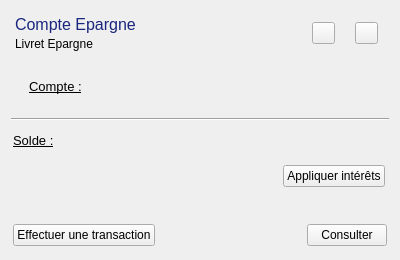
                             <widget class="QWidget" name="Carte_Livret_A" native="true">
                              <property name="minimumSize">
                               <size>
                                <width>400</width>
                                <height>260</height>
                               </size>
                              </property>
                              <property name="maximumSize">
                               <size>
                                <width>500</width>
                                <height>16777215</height>
                               </size>
                              </property>
                              <layout class="QVBoxLayout" name="verticalLayout_9">
                               <property name="spacing">
                                <number>4</number>
                               </property>
                               <property name="leftMargin">
                                <number>2</number>
                               </property>
                               <property name="topMargin">
                                <number>2</number>
                               </property>
                               <property name="rightMargin">
                                <number>2</number>
                               </property>
                               <property name="bottomMargin">
                                <number>2</number>
                               </property>
                               <item>
                                <widget class="QWidget" name="contenuCarteEpargne" native="true">
                                 <layout class="QVBoxLayout" name="verticalLayout_13">
                                  <item>
                                   <widget class="QWidget" name="widget_11" native="true">
                                    <property name="minimumSize">
                                     <size>
                                      <width>0</width>
                                      <height>0</height>
                                     </size>
                                    </property>
                                    <layout class="QHBoxLayout" name="horizontalLayout_7">
                                     <property name="spacing">
                                      <number>4</number>
                                     </property>
                                     <property name="leftMargin">
                                      <number>2</number>
                                     </property>
                                     <property name="topMargin">
                                      <number>2</number>
                                     </property>
                                     <property name="rightMargin">
                                      <number>2</number>
                                     </property>
                                     <property name="bottomMargin">
                                      <number>2</number>
                                     </property>
                                     <item alignment="Qt::AlignmentFlag::AlignLeft">
                                      <widget class="QWidget" name="widget_12" native="true">
                                       <layout class="QVBoxLayout" name="verticalLayout_10">
                                        <property name="spacing">
                                         <number>2</number>
                                        </property>
                                        <property name="leftMargin">
                                         <number>2</number>
                                        </property>
                                        <property name="topMargin">
                                         <number>2</number>
                                        </property>
                                        <property name="rightMargin">
                                         <number>2</number>
                                        </property>
                                        <property name="bottomMargin">
                                         <number>2</number>
                                        </property>
                                        <item>
                                         <widget class="QLabel" name="label_10">
                                          <property name="text">
                                           <string>&lt;html&gt;&lt;head/&gt;&lt;body&gt;&lt;p&gt;&lt;span style=&quot; font-size:12pt; color:#1a267e;&quot;&gt;Compte Epargne&lt;/span&gt;&lt;/p&gt;&lt;/body&gt;&lt;/html&gt;</string>
                                          </property>
                                         </widget>
                                        </item>
                                        <item>
                                         <widget class="QLabel" name="label_11">
                                          <property name="text">
                                           <string>Livret Epargne</string>
                                          </property>
                                         </widget>
                                        </item>
                                       </layout>
                                      </widget>
                                     </item>
                                     <item alignment="Qt::AlignmentFlag::AlignRight">
                                      <widget class="QWidget" name="widget_39" native="true">
                                       <layout class="QHBoxLayout" name="horizontalLayout_31">
                                        <property name="spacing">
                                         <number>20</number>
                                        </property>
                                        <item>
                                         <widget class="QToolButton" name="btn_supprimer_compte_epargne">
                                          <property name="cursor">
                                           <cursorShape>PointingHandCursor</cursorShape>
                                          </property>
                                          <property name="text">
                                           <string/>
                                          </property>
                                          <property name="icon">
                                           <iconset resource="icons.qrc">
                                            <normaloff>:/icon_rouge/trash-2.svg</normaloff>:/icon_rouge/trash-2.svg</iconset>
                                          </property>
                                          <property name="iconSize">
                                           <size>
                                            <width>15</width>
                                            <height>15</height>
                                           </size>
                                          </property>
                                         </widget>
                                        </item>
                                        <item>
                                         <widget class="QToolButton" name="masquer_solde_compte_epargne">
                                          <property name="cursor">
                                           <cursorShape>PointingHandCursor</cursorShape>
                                          </property>
                                          <property name="text">
                                           <string/>
                                          </property>
                                          <property name="icon">
                                           <iconset resource="icons.qrc">
                                            <normaloff>:/icon_gris/eye-off.svg</normaloff>:/icon_gris/eye-off.svg</iconset>
                                          </property>
                                          <property name="iconSize">
                                           <size>
                                            <width>15</width>
                                            <height>15</height>
                                           </size>
                                          </property>
                                         </widget>
                                        </item>
                                       </layout>
                                      </widget>
                                     </item>
                                    </layout>
                                   </widget>
                                  </item>
                                  <item>
                                   <widget class="QWidget" name="widget_15" native="true">
                                    <layout class="QHBoxLayout" name="horizontalLayout_9">
                                     <property name="spacing">
                                      <number>40</number>
                                     </property>
                                     <item alignment="Qt::AlignmentFlag::AlignLeft">
                                      <widget class="QWidget" name="widget_37" native="true">
                                       <layout class="QHBoxLayout" name="horizontalLayout_29">
                                        <item>
                                         <widget class="QLabel" name="label_15">
                                          <property name="text">
                                           <string>&lt;html&gt;&lt;head/&gt;&lt;body&gt;&lt;p&gt;&lt;span style=&quot; font-size:10pt; text-decoration: underline;&quot;&gt;Compte :&lt;/span&gt;&lt;/p&gt;&lt;/body&gt;&lt;/html&gt;</string>
                                          </property>
                                         </widget>
                                        </item>
                                        <item>
                                         <widget class="QLabel" name="label_numero_epargne">
                                          <property name="minimumSize">
                                           <size>
                                            <width>80</width>
                                            <height>0</height>
                                           </size>
                                          </property>
                                          <property name="text">
                                           <string/>
                                          </property>
                                         </widget>
                                        </item>
                                       </layout>
                                      </widget>
                                     </item>
                                     <item alignment="Qt::AlignmentFlag::AlignRight">
                                      <widget class="QLabel" name="label_date_creation_compte_epargne">
                                       <property name="minimumSize">
                                        <size>
                                         <width>78</width>
                                         <height>30</height>
                                        </size>
                                       </property>
                                       <property name="maximumSize">
                                        <size>
                                         <width>78</width>
                                         <height>16777215</height>
                                        </size>
                                       </property>
                                       <property name="text">
                                        <string/>
                                       </property>
                                      </widget>
                                     </item>
                                    </layout>
                                   </widget>
                                  </item>
                                  <item>
                                   <widget class="Line" name="line_2">
                                    <property name="orientation">
                                     <enum>Qt::Orientation::Horizontal</enum>
                                    </property>
                                   </widget>
                                  </item>
                                  <item>
                                   <widget class="QWidget" name="widget_16" native="true">
                                    <property name="minimumSize">
                                     <size>
                                      <width>0</width>
                                      <height>0</height>
                                     </size>
                                    </property>
                                    <layout class="QHBoxLayout" name="horizontalLayout_15">
                                     <property name="leftMargin">
                                      <number>2</number>
                                     </property>
                                     <property name="topMargin">
                                      <number>2</number>
                                     </property>
                                     <property name="rightMargin">
                                      <number>2</number>
                                     </property>
                                     <property name="bottomMargin">
                                      <number>2</number>
                                     </property>
                                     <item>
                                      <widget class="QLabel" name="label_16">
                                       <property name="text">
                                        <string>&lt;html&gt;&lt;head/&gt;&lt;body&gt;&lt;p&gt;&lt;span style=&quot; font-size:10pt; text-decoration: underline;&quot;&gt;Solde :&lt;/span&gt;&lt;/p&gt;&lt;/body&gt;&lt;/html&gt;</string>
                                       </property>
                                      </widget>
                                     </item>
                                     <item>
                                      <widget class="QLabel" name="label_solde_compte_epargne">
                                       <property name="minimumSize">
                                        <size>
                                         <width>100</width>
                                         <height>0</height>
                                        </size>
                                       </property>
                                       <property name="text">
                                        <string/>
                                       </property>
                                      </widget>
                                     </item>
                                    </layout>
                                   </widget>
                                  </item>
                                  <item>
                                   <widget class="QWidget" name="widget_13" native="true">
                                    <property name="minimumSize">
                                     <size>
                                      <width>0</width>
                                      <height>0</height>
                                     </size>
                                    </property>
                                    <layout class="QVBoxLayout" name="verticalLayout_11">
                                     <property name="spacing">
                                      <number>4</number>
                                     </property>
                                     <property name="leftMargin">
                                      <number>2</number>
                                     </property>
                                     <property name="topMargin">
                                      <number>2</number>
                                     </property>
                                     <property name="rightMargin">
                                      <number>2</number>
                                     </property>
                                     <property name="bottomMargin">
                                      <number>2</number>
                                     </property>
                                     <item>
                                      <widget class="QWidget" name="widget_35" native="true">
                                       <property name="minimumSize">
                                        <size>
                                         <width>0</width>
                                         <height>0</height>
                                        </size>
                                       </property>
                                       <layout class="QHBoxLayout" name="horizontalLayout_28">
                                        <property name="leftMargin">
                                         <number>2</number>
                                        </property>
                                        <property name="topMargin">
                                         <number>2</number>
                                        </property>
                                        <property name="rightMargin">
                                         <number>2</number>
                                        </property>
                                        <property name="bottomMargin">
                                         <number>2</number>
                                        </property>
                                        <item>
                                         <widget class="QLabel" name="label_24">
                                          <property name="minimumSize">
                                           <size>
                                            <width>15</width>
                                            <height>15</height>
                                           </size>
                                          </property>
                                          <property name="maximumSize">
                                           <size>
                                            <width>15</width>
                                            <height>15</height>
                                           </size>
                                          </property>
                                          <property name="frameShape">
                                           <enum>QFrame::Shape::NoFrame</enum>
                                          </property>
                                          <property name="text">
                                           <string/>
                                          </property>
                                          <property name="pixmap">
                                           <pixmap resource="icons.qrc">:/icon_vert_succes/percent.svg</pixmap>
                                          </property>
                                          <property name="scaledContents">
                                           <bool>true</bool>
                                          </property>
                                          <property name="alignment">
                                           <set>Qt::AlignmentFlag::AlignCenter</set>
                                          </property>
                                          <property name="wordWrap">
                                           <bool>true</bool>
                                          </property>
                                         </widget>
                                        </item>
                                        <item>
                                         <widget class="QLabel" name="label_taux_interet">
                                          <property name="minimumSize">
                                           <size>
                                            <width>216</width>
                                            <height>0</height>
                                           </size>
                                          </property>
                                          <property name="text">
                                           <string/>
                                          </property>
                                         </widget>
                                        </item>
                                        <item alignment="Qt::AlignmentFlag::AlignRight">
                                         <widget class="QPushButton" name="btn_appliquer_interets">
                                          <property name="cursor">
                                           <cursorShape>PointingHandCursor</cursorShape>
                                          </property>
                                          <property name="text">
                                           <string>Appliquer intérêts</string>
                                          </property>
                                         </widget>
                                        </item>
                                       </layout>
                                      </widget>
                                     </item>
                                     <item alignment="Qt::AlignmentFlag::AlignLeft">
                                      <widget class="QLabel" name="label_derniere_operation_livret_epargne">
                                       <property name="minimumSize">
                                        <size>
                                         <width>200</width>
                                         <height>20</height>
                                        </size>
                                       </property>
                                       <property name="text">
                                        <string/>
                                       </property>
                                      </widget>
                                     </item>
                                    </layout>
                                   </widget>
                                  </item>
                                  <item>
                                   <widget class="QWidget" name="widget_14" native="true">
                                    <property name="minimumSize">
                                     <size>
                                      <width>0</width>
                                      <height>0</height>
                                     </size>
                                    </property>
                                    <layout class="QHBoxLayout" name="horizontalLayout_8">
                                     <property name="spacing">
                                      <number>2</number>
                                     </property>
                                     <property name="leftMargin">
                                      <number>2</number>
                                     </property>
                                     <property name="topMargin">
                                      <number>2</number>
                                     </property>
                                     <property name="rightMargin">
                                      <number>2</number>
                                     </property>
                                     <property name="bottomMargin">
                                      <number>2</number>
                                     </property>
                                     <item alignment="Qt::AlignmentFlag::AlignLeft">
                                      <widget class="QPushButton" name="btn_effectuer_transaction_Compte_epargne">
                                       <property name="cursor">
                                        <cursorShape>PointingHandCursor</cursorShape>
                                       </property>
                                       <property name="text">
                                        <string>Effectuer une transaction</string>
                                       </property>
                                       <property name="icon">
                                        <iconset resource="icons.qrc">
                                         <normaloff>:/icon_gris/send.svg</normaloff>:/icon_gris/send.svg</iconset>
                                       </property>
                                      </widget>
                                     </item>
                                     <item alignment="Qt::AlignmentFlag::AlignLeft">
                                      <widget class="QPushButton" name="btn_consulter_livret_epargne">
                                       <property name="cursor">
                                        <cursorShape>PointingHandCursor</cursorShape>
                                       </property>
                                       <property name="layoutDirection">
                                        <enum>Qt::LayoutDirection::RightToLeft</enum>
                                       </property>
                                       <property name="text">
                                        <string>Consulter</string>
                                       </property>
                                       <property name="icon">
                                        <iconset resource="icons.qrc">
                                         <normaloff>:/icon_blanc/arrow-right.svg</normaloff>:/icon_blanc/arrow-right.svg</iconset>
                                       </property>
                                      </widget>
                                     </item>
                                    </layout>
                                   </widget>
                                  </item>
                                 </layout>
                                </widget>
                               </item>
                              </layout>
                             </widget>
